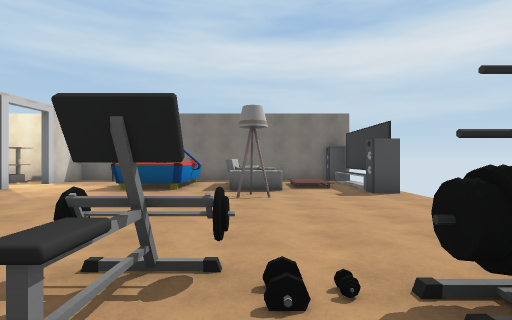
View 1 (above)

16 first-person views from a walk through a Unity game level. The camera is 1.5 m above the floor, looks level and sees 80° across. Doors are open. The floor is counted in squares, 2 m on a side. Each view is taken from the middle of a square. On the plan, view 1 faces up. The plan holds only what a view shows up to about 10 squares ahead; the rest is blank. Some animated figures are not drawn. Some surface patterns are stand-ins.

View 2
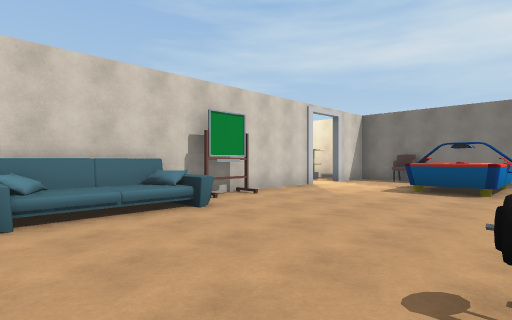

View 3
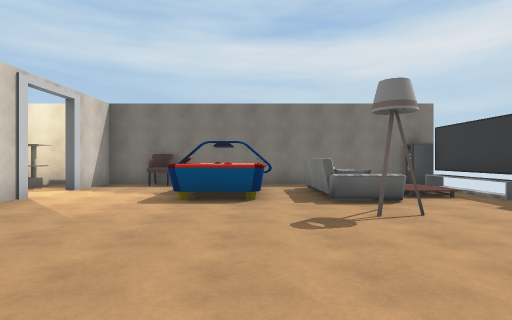

View 4
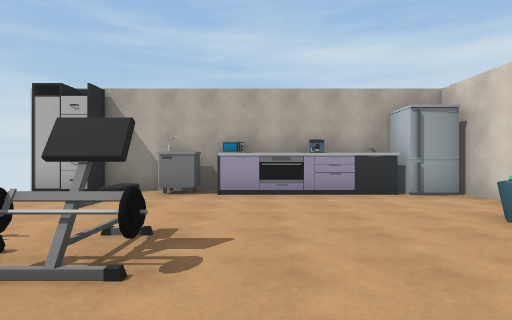

View 5
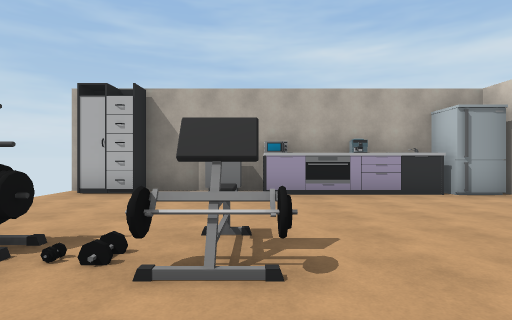

View 6
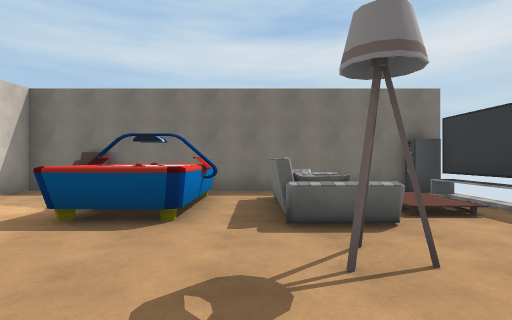

View 7
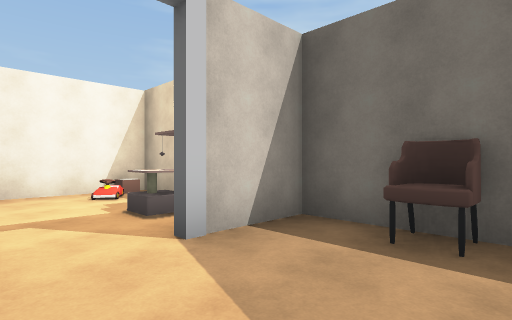

View 8
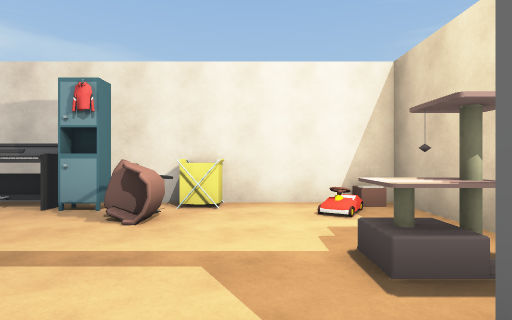

View 9
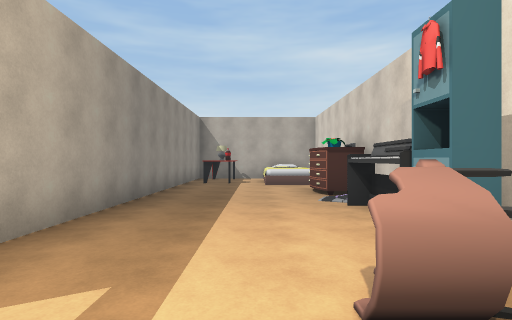

View 10
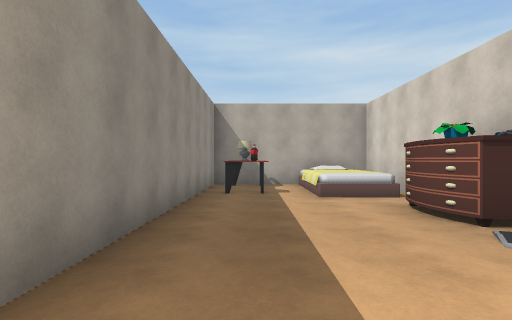

View 11
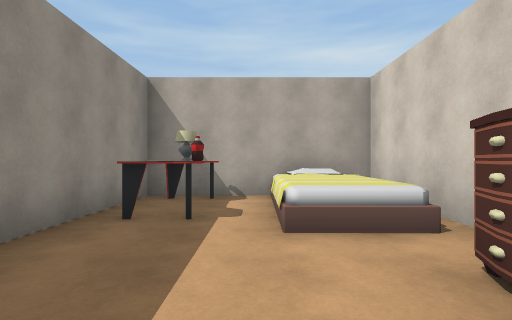

View 12
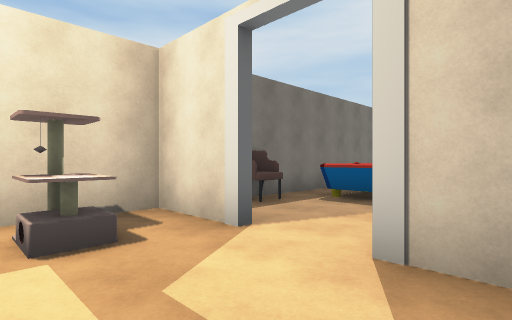

View 13
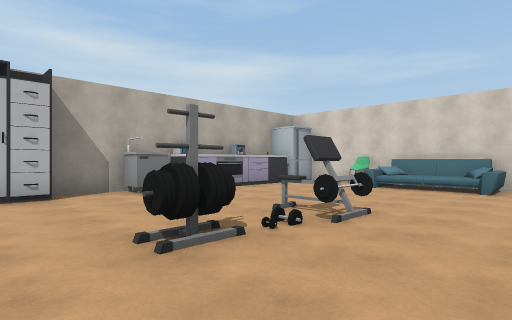

View 14
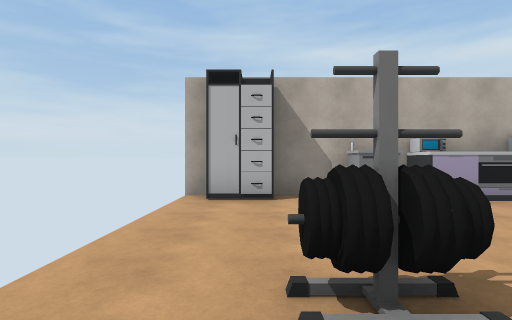

View 15
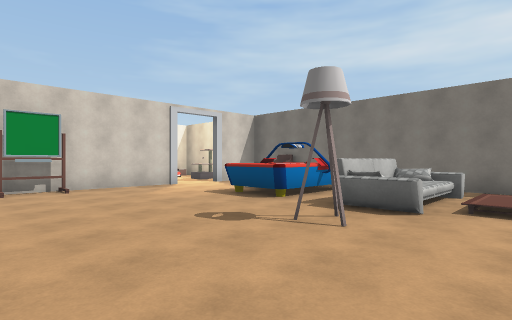

View 16
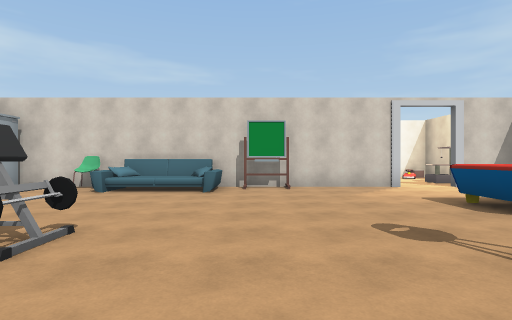

### Floor plan
Points are (right, up) in squares from view 1. A wall is a line through its corners. A room is listed if a view was taken in it or the views show most of it. See-through windows are left out.
Room 1 (views 1, 2, 3, 4, 5, 6, 7, 8, 9, 10, 11, 12, 13, 14, 15, 16)
walls: (-6.7, 3.2) (-6.7, 8.1); (-6.5, 0.9) (-6.5, -0.5); (-6.5, 8.1) (-6.5, 3.1); (-6.7, -0.5) (-6.7, 0.9); (-6.7, 9.5) (-6.7, 11.5); (-6.5, -2.4) (-6.5, -2.9); (-4.6, -3.4) (-3.2, -3.4); (3.2, 6.9) (2.6, 6.9) (2.6, 7.4); (-6.5, 11.5) (-6.5, 9.5); (-1.2, -3.4) (3.5, -3.4); (-10.8, 8.4) (-10.5, 7.8); (-10.8, 8.4) (-10.8, 7.7); (3.2, 8.1) (3.2, 11); (-11.3, 8.4) (-10.6, 8.4) (-10.8, 7.9); (-11.4, -0.4) (-11.4, -3.4) (-6.7, -3.4) (-6.7, -2.4); (2.6, 11) (2.6, 11.5) (-11.4, 11.5) (-11.4, 2.8)
low walls: (2.6, 7.8) (2.6, 10.6)
ways out: open door at (-7, 8.5)
objects: other object (-11, 4) to (-11, 5); other object (-11, 6); other object (-11, 11); other object (-10, 2); other object (-10, 7); other object (-10, 10); other object (-9, -1); other object (-8, -3); other object (-8, -2) to (-7, -1); other object (-8, 10); other object (-6, -3) to (-5, -3); other object (-6, 0); other object (-6, 0) to (-5, 3); other object (-6, 4); other object (-5, 11); other object (-4, -3) to (-2, -3); other object (-4, 8) to (-2, 10); other object (-1, -3) to (0, -3); other object (-1, 1) to (0, 2); other object (0, 6); other object (0, 8) to (0, 10); other object (1, 1) to (2, 1); other object (2, -3) to (3, -3)

Positions as (right, up) in squares from view 1, and headings:
1: (0, 0), facing up
2: (-1, 0), facing up-left
3: (-2, 2), facing up
4: (-2, 4), facing down
5: (-1, 4), facing down
6: (-1, 4), facing up
7: (-4, 8), facing up-left
8: (-6, 9), facing left
9: (-9, 9), facing down
10: (-8, 6), facing down
11: (-9, 3), facing down
12: (-9, 7), facing up-right
13: (3, 4), facing down-left
14: (2, 3), facing down
15: (2, 3), facing up-left
16: (2, 4), facing left
